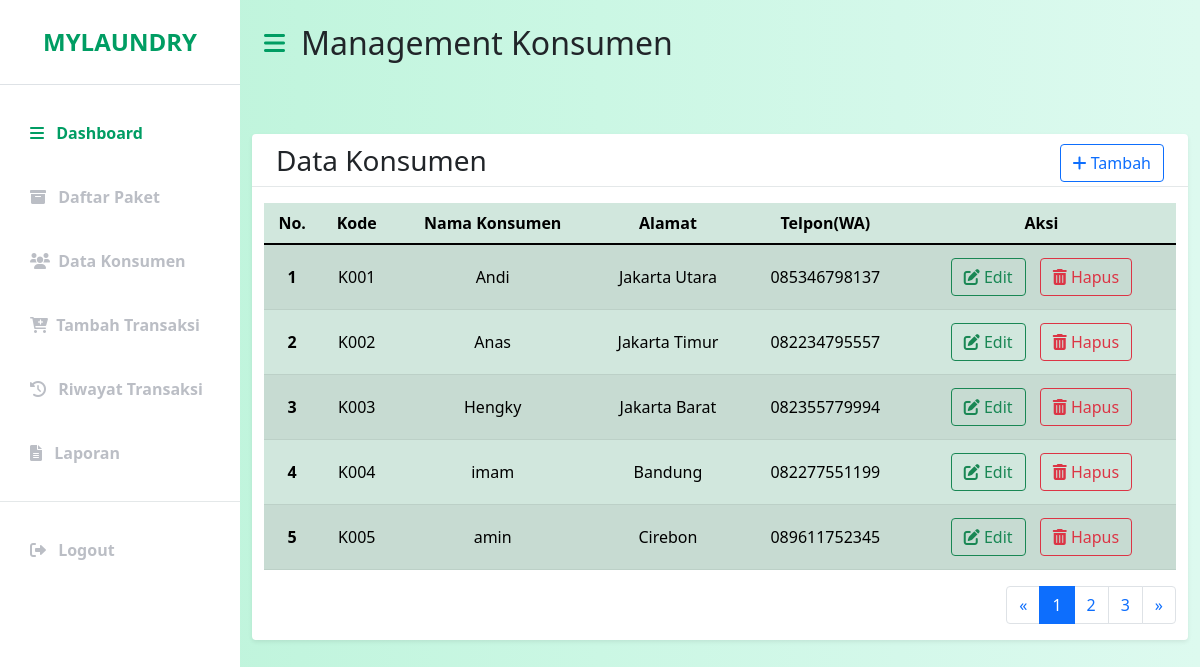
Screenshot of /index.php/konsumen with the database file from the repository.
### tables this page shows
CREATE TABLE `konsumen` (
  `kode_konsumen` varchar(12) NOT NULL,
  `nama_konsumen` varchar(50) NOT NULL,
  `alamat_konsumen` text NOT NULL,
  `no_telp` varchar(14) NOT NULL
);

### application/controllers/Konsumen.php (called while the page is built, shortened)
<?php
class Konsumen extends CI_Controller
{
    public function __construct()
    {
        $this->load->model('m_konsumen');
    }
    public function index()
    {
        $isi['content'] = 'backend/konsumen/v_konsumen';
        $isi['judul'] = 'Management Konsumen';
        $isi['data'] = $this->m_konsumen->getAllDataKonsumen();
        $this->load->view('backend/dashboard', $isi);
    }
}

### index.php (called while the page is built, shortened)
<?php
require_once BASEPATH.'core/CodeIgniter.php';

### application/models/m_konsumen.php (called while the page is built, shortened)
<?php
class M_konsumen extends CI_Model
{
    public function getAllDataKonsumen()
    {
        return $this->db->get('konsumen')->result();
    }
}

### application/views/backend/konsumen/v_konsumen.php (the view, shortened to what this page needs)
<div class="container-fluid px-4">
    <div class="table-head row my-5 bg-white shadow-sm d-flex justify-content-around align-items-center rounded">
        <div class="row">
            <div class="col-md-12">
                <h3 class="left">Data Konsumen</h3>
                <a href="<?= base_url() ?>konsumen/tambah" class="right btn btn-outline-primary"><i class="fas fa-plus"></i> Tambah</a>
            </div>
        </div>
        <hr>
        <div class="col-lg-12 table-body">
            <div class="table-responsive">
                <table class="table table-success table-striped">
                    <thead>
                        <tr>
                            <th>No.</th>
                            <th>Kode</th>
                            <th>Nama Konsumen</th>
                            <th>Alamat</th>
                            <th>Telpon(WA)</th>
                            <th>Aksi</th>
                        </tr>
                    </thead>
                    <tbody>
                        <?php
                        $no = 1;
                        foreach ($data as $row) { ?>
                            <tr>
                                <th><?= $no++; ?></th>
                                <td><?= $row->kode_konsumen; ?></td>
                                <td><?= $row->nama_konsumen; ?></td>
                                <td><?= $row->alamat_konsumen; ?></td>
                                <td><?= $row->no_telp; ?></td>
                                <td>
                                    <button type="button" class="btn btn-outline-success"><i class="fas fa-edit"></i> Edit</button>
                                    <button type="button" class="btn btn-outline-danger"><i class="fas fa-trash-alt"></i> Hapus</button>
                                </td>
                            </tr>
                        <?php } ?>
                    </tbody>
                </table>
                <nav aria-label="pagination" class="pagination">
                    <ul class="pagination">
                        <li class="page-item">
                            <a class="page-link" href="#" aria-label="Previous">
                                <span aria-hidden="true">&laquo;</span>
                            </a>
                        </li>
                        <li class="page-item active" aria-current="page"><a class="page-link" href="#">1</a></li>
                        <li class="page-item"><a class="page-link" href="#">2</a></li>
                        <li class="page-item"><a class="page-link" href="#">3</a></li>
                        <li class="page-item">
                            <a class="page-link" href="#" aria-label="Next">
                                <span aria-hidden="true">&raquo;</span>
                            </a>
                        </li>
                    </ul>
                </nav>
            </div>
        </div>
    </div>

### assets/css/style.css (style rules this page uses)
:root { --main-bg-color: #009d63; --main-text-color: #009d63; --second-text-color: #bbbec5; --second-bg-color: #c1efde; }
hr { background-color: #95a5a6; }
button { margin: 5px; }
a { list-style: none; }
.table-head .row { margin-top: 10px; }
.table-head .left { float: left; }
.table-head .right { float: right; }
.table > tbody > tr > * { vertical-align: middle; }
.col-lg-12 { text-align: center; }
.table-responsive .pagination { float: right; }

### rows the page displays
konsumen: kode_konsumen "K001", nama_konsumen "Andi", alamat_konsumen "Jakarta Utara", no_telp "085346798137"
konsumen: kode_konsumen "K002", nama_konsumen "Anas", alamat_konsumen "Jakarta Timur", no_telp "082234795557"
konsumen: kode_konsumen "K003", nama_konsumen "Hengky", alamat_konsumen "Jakarta Barat", no_telp "082355779994"
konsumen: kode_konsumen "K004", nama_konsumen "imam", alamat_konsumen "Bandung", no_telp "082277551199"
konsumen: kode_konsumen "K005", nama_konsumen "amin", alamat_konsumen "Cirebon", no_telp "089611752345"

### other values shown
$judul "Management Konsumen"
